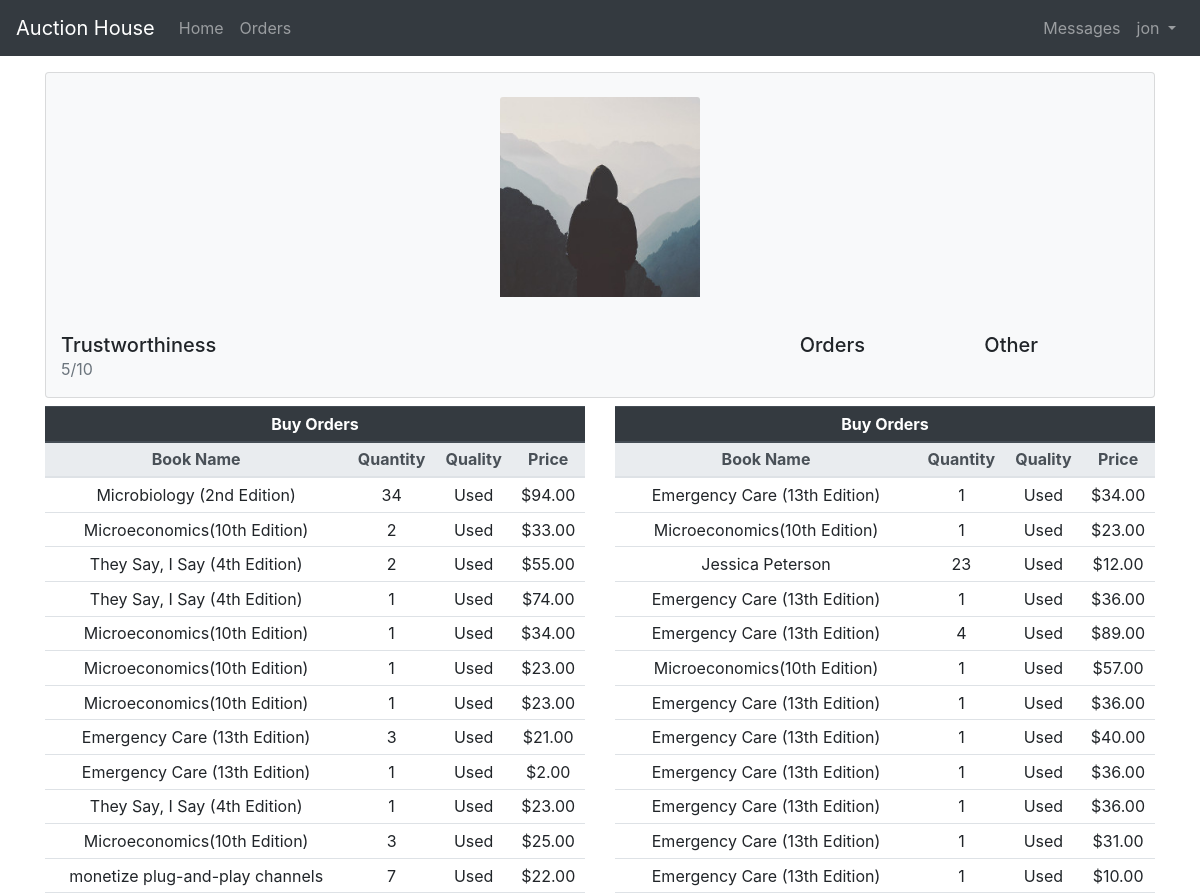
Before: /order_library (signed in, upper part) with the older database file.
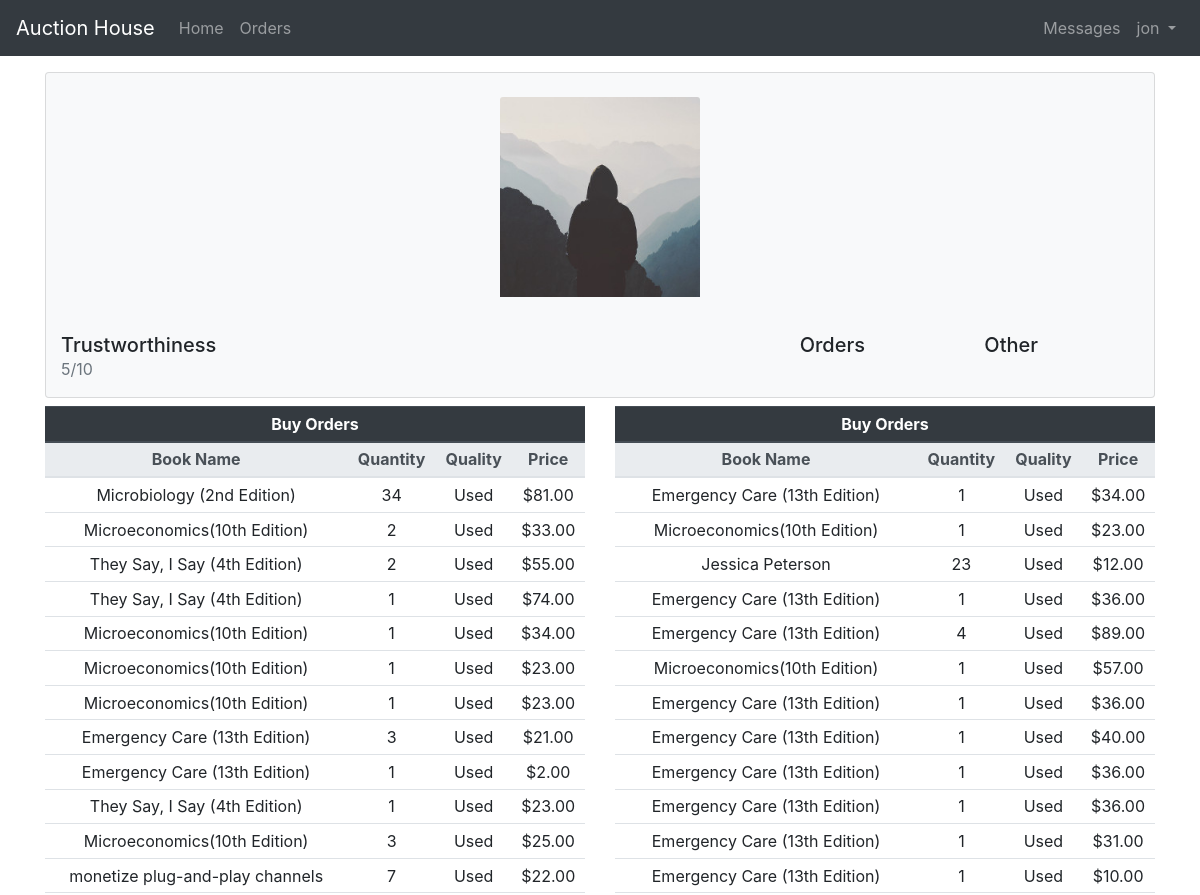
After: the same page with the newer database file.
### auction/models.py (models this page shows, shortened)
class Order(models.Model):
    bschoices = [
        ('Buy', 'Buy'),
        ('Sell', 'Sell')
    ]
    quality_choices = [
        ('New', 'New'),
        ('LUsed', 'Lightly Used'),
        ('Used', 'Used'),
        ('Damaged', 'Damaged')
    ]
    order_owner = models.ForeignKey(
        User, on_delete=models.CASCADE, related_name='Order_Owner')
    buyorsell = models.CharField(
        max_length=50,
        choices=bschoices
    )
    book = models.ForeignKey(
        Book, on_delete=models.CASCADE, related_name='Order')
    price = models.DecimalField(max_digits=5, decimal_places=2)
    quantity = models.IntegerField()
    quality = models.CharField(
        max_length=100,
        choices=quality_choices,
        default='Used'
    )
    created_at = models.DateTimeField(default = timezone.now())
    '''
    Methods for displaying statistics
    '''
    '''
    Methods for organizing data to be plotted out in chart.js
    '''

class Book(models.Model):
    name = models.CharField(max_length=50)
    description = models.TextField()
    classes = models.CharField(max_length=100)
    subject = models.CharField(max_length=100, default='N/A')
    author = models.CharField(max_length=255, default='N/A')
    isbn = models.CharField(max_length=13, default='0000000000000')

### auction/views.py (the view)
# urls.py: path('order_library', views.order_library, name="order_library"),
@login_required
def order_library(request):
    template = 'order_library.html'
    owner = request.user
    buyorders = Order.objects.filter(order_owner = owner).filter(buyorsell='Buy')
    sellorders = Order.objects.filter(order_owner = owner).filter(buyorsell='Sell')
    order_type = [buyorders, sellorders]
    return render(request, template, {'user':owner, 'order_type':order_type})

### templates/order_library.html (shortened to what this page needs)
{% extends 'base.html' %}
{% load static %}
{% block content %}
<br>
<br>
<br>
<div class="container">
    <div class="card bg-light ">
      <div class="text-center">
        <img class="card-img-top mt-4" src="{% static 'pictures/profile.jpg' %}" alt="Card image cap" style="width: 200px;height: 200px;">
      </div>
      <br>
      <div class="container">
        <div class="row">
          <div class="col-8">
          <h5 class="card-title mb-0"> Trustworthiness </h5>
          <p class="text-muted"> 5/10</p>
          </div>
          <div class="col">
            <h5 class="card-title mb-0"> Orders </h5>
          </div>
          <div class="col">
            <h5 class="card-title mb-0"> Other  </h5>
          </div>
        </div>
      </div>
  </div>
</div>
<div class="container">
  <div class="row">
    {% for orders in order_type %}
    <div class="col-6">
      <div class="table-responsive">
      <table class="table table-sm table-hover mt-2">
        <thead class="thead-dark text-center">
          <tr>
            <th colspan="10"> Buy Orders</th>
          </tr>
        </thead>
        <thead class="thead-light text-center">
            <tr>
              <th> Book Name </th>
              <th> Quantity </th>
              <th> Quality </th>
              <th> Price </th>
            </tr>
        </thead>
        <tbody>
          {% for order in orders %}
          <tr>
            <td class="text-center"> {{order.book.name }}</td>
            <td class="text-center"> {{order.quantity}}</td>
            <td class="text-center"> {{order.quality}}</td>
            <td class="text-center"> ${{order.price}}</td>
          </tr>
          {% endfor %}
        </tbody>
      </table>
      </div>
    </div>
    {% endfor %}
  </div>
</div>
{% endblock content %}

Changed rows visible on the page:
changed Order "Microbiology (2nd Edition)": price "94.00" → "81.00"
